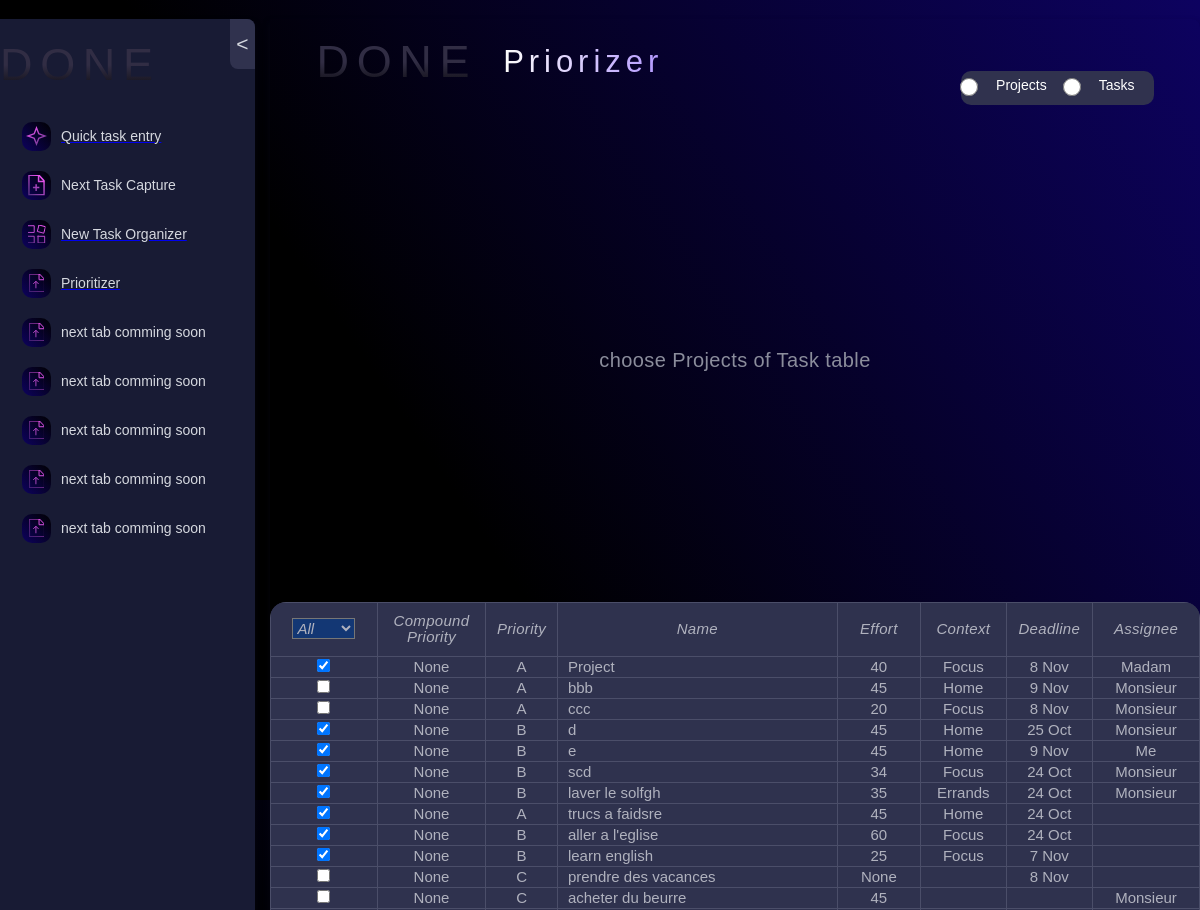
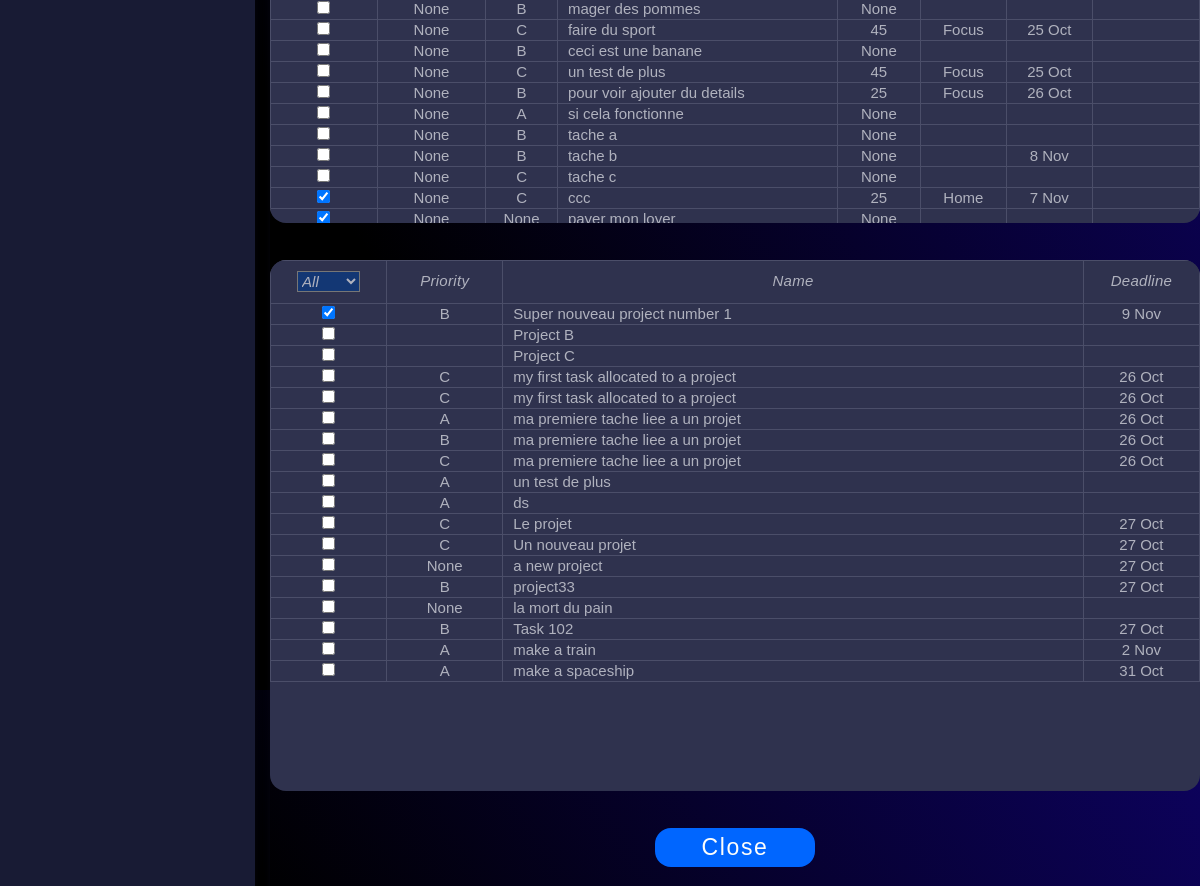
Page /prioritizer/ on the earlier database version (2 pictures, top to bottom).
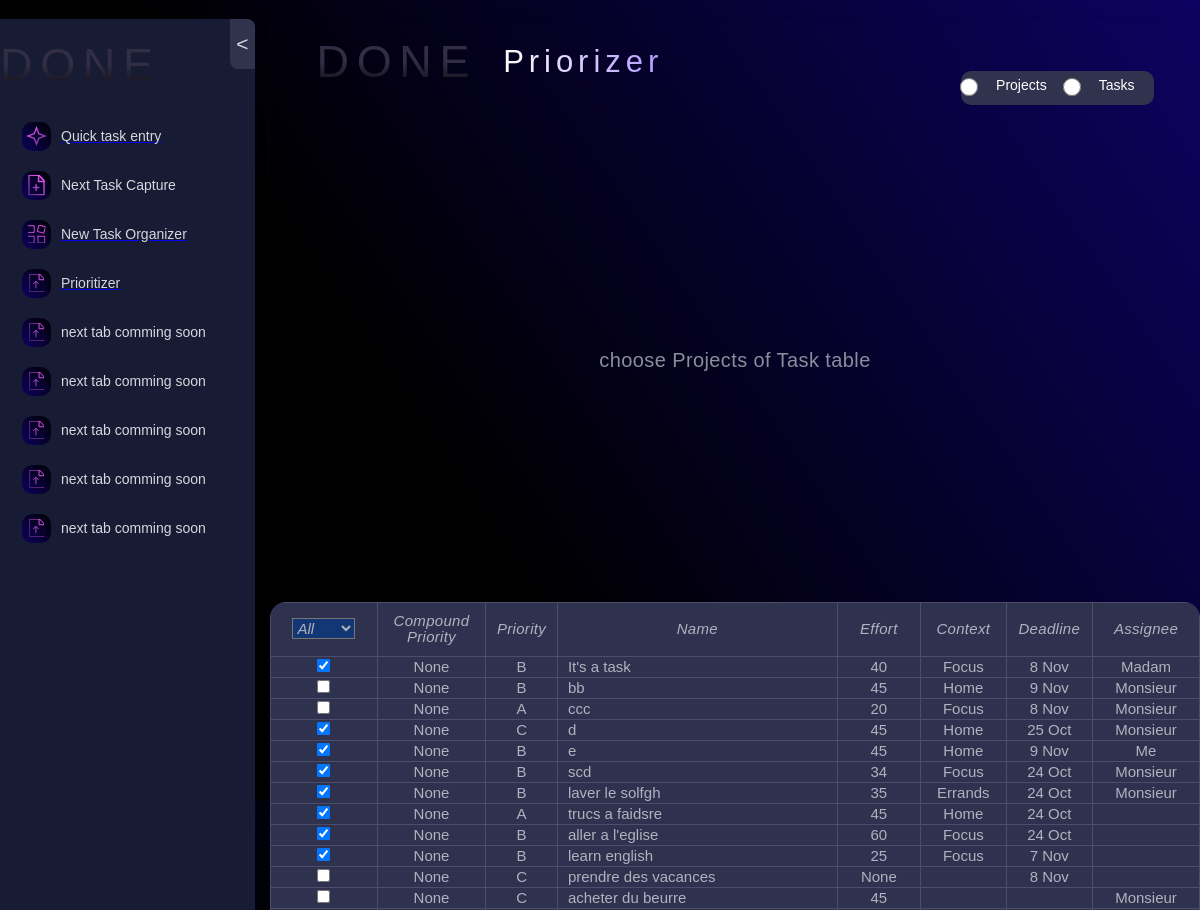
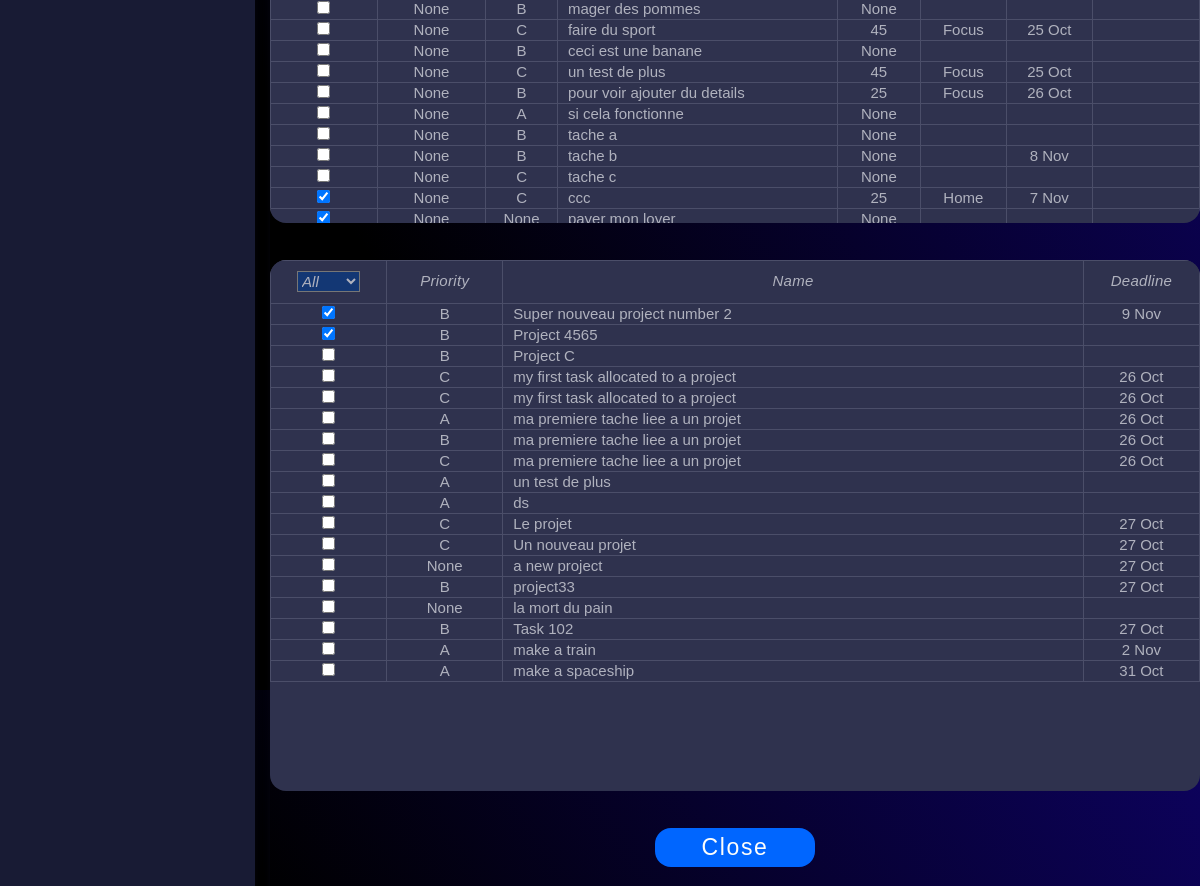
Same page on the later database version (2 pictures, top to bottom).
### tasks/models.py (models this page shows, shortened)
class Tasks(models.Model):
    PRIORITIES = [
        ("A", "A"),
        ("B", "B"),
        ("C", "C"),
        ("D", "D"),
    ]
    STATUSES = [
        ("Co", "Completed"),
        ("Cn", "Cancelled"),
        ("De", "Delegated"),
        ("Ip", "In Process"),
        ("Ns", "Not Started"),
        ("Wa", "Wait for"),
    ]
    priority = models.CharField(max_length=1, choices=PRIORITIES, null=True, blank=True)
    status = models.CharField(max_length=2, choices=STATUSES, default='Ns')
    complete = models.BooleanField(default=False)
    name = models.CharField(max_length=200)
    deadline = models.DateField(null=True, blank=True)
    context = models.ForeignKey(Context, on_delete=models.CASCADE,null=True, blank=True)
    effort = models.IntegerField(null=True, blank=True)
    assignee = models.ForeignKey(Assignee, on_delete=models.CASCADE, null=True, blank=True)
    parent = models.ForeignKey(Projects, on_delete=models.CASCADE, null=True, blank=True)
    new_task = models.BooleanField(default=True)
    compound_priority = models.IntegerField(null=True, blank=True)

class Context(models.Model):
    name = models.CharField(max_length=20)

class Assignee(models.Model):
    name = models.CharField(max_length=20)

class Projects(models.Model):
    PRIORITIES = [
        ("A", "A"),
        ("B", "B"),
        ("C", "C"),
        ("D", "D"),
    ]
    STATUSES = [
        ("Co", "Completed"),
        ("Cn", "Cancelled"),
        ("De", "Delegated"),
        ("Ip", "In Process"),
        ("Ns", "Not Started"),
        ("Wa", "Wait for"),
    ]
    project_priority = models.CharField(max_length=1, choices=PRIORITIES, null=True, blank=True)
    project_status = models.CharField(max_length=2, choices=STATUSES)
    project_complete = models.BooleanField(default=False)
    project_name = models.CharField(max_length=200)
    project_deadline = models.DateField(null=True, blank=True)

### tasks/views.py (the view)
# urls.py: path('prioritizer/', views.Prioritizer, name="prioritizer"),
def Prioritizer(request):
    all_tasks=Tasks.objects.all()
    all_projects=Projects.objects.all()
    context_options = Context.objects.values_list('name', flat=True)
    context_options_list = list(context_options)
    assignee_options = Assignee.objects.values_list('name', flat=True)
    assignee_options_list = list(assignee_options)
    return render(request,
                "tasks/prioritizer.html",
                {'tasks':all_tasks,
                'projects':all_projects,
                'context_options_list':context_options_list,
                'assignee_options_list':assignee_options_list})

### tasks/templates/tasks/prioritizer.html (shortened to what this page needs)
{% extends 'base.html' %}
{% load static %}
{% block data-wf %}data-wf-page="653fc2444491a35371971509" data-wf-site="652482ea837db348b1939c93"{% endblock data-wf %}
{% load widget_tweaks %}
{% block content %}
  <div class="main-section">
    <div class="form-block-header w-form">
      <form id="wf-form-selector" name="wf-form-selector" data-name="selector" method="post" class="form-2" data-wf-page-id="653fc2444491a35371971509" data-wf-element-id="89f1164f-914e-c1bf-ad36-09a1e20dd3f5">
        <div class="nto-header-div medium">
          <div class="nto-hrd-div centered">
            <div class="nto-hdr">
              <div class="done-logo-small">DONE</div>
              <div class="hdr-2">Priorizer</div>
            </div>
          </div>
          <div class="nto-inpt-slct-div horizontal single-line">
            <label data-w-id="89f1164f-914e-c1bf-ad36-09a1e20dd40a" class="project-radio radio-btn-field w-radio">
              <input type="radio" id="project-radio" name="input-type" value="project" data-name="input type" class="w-form-formradioinput radio-btn w-radio-input">
              <span class="menu-txt w-form-label" for="project-2">Projects</span>
            </label>
            <label data-w-id="89f1164f-914e-c1bf-ad36-09a1e20dd40e" class="task-radio radio-btn-field w-radio">
              <input type="radio" id="task-radio" name="input-type" value="not actionable" data-name="input type" class="w-form-formradioinput radio-btn w-radio-input">
              <span class="radio-button-label w-form-label" for="not-actionable">Tasks</span>
            </label>
          </div>
        </div>
      </form>
    </div>
    <div data-w-id="0ad156d8-e1d7-1bb0-dce7-4d0941c0a634" class="hint-block">
      <div class="project-name">choose Projects of Task table</div>
    </div>
    <div data-w-id="e5de06c0-062f-37c2-782f-937d60c8eb3a" class="tbl-frame">
      <table class="task-table_component">
        <thead class="task-table_head">
          <tr class="task-table_row">
            <th class="tbl-hdr" data-sort="completion" style="width: 110px;">
              <div class="filter-dropdown">
                <select class="filter-select" id="task-completion-filter">
                    <option value="">All</option>
                </select>
              </div>
            </th>
            <th class="tbl-hdr" data-sort="compound" style="width: 110px;">Compound <br>Priority</th>
            <th class="tbl-hdr" data-sort="priority" style="width: 72px;">Priority</th>
            <th class="tbl-hdr" data-sort="name" style="width: 272px;">Name</th>
            <th class="tbl-hdr" data-sort="effort" style="width: 87px;">Effort</th>
            <th class="tbl-hdr" data-sort="context" style="width: 87px;">Context</th>
            <th class="tbl-hdr" data-sort="deadline" style="width: 87px;">Deadline</th>
            <th class="tbl-hdr" data-sort="assignee" style="width: 110px;">Assignee</th>
          </tr>
        </thead>
          {% for task in tasks %}
          <tr class="rendered-row">
              <td class="tbl-cell centered" data-id="{{ task.id }}" data-type="complete">
                {% if task.complete %}
                  <input type="checkbox" class="input-data form-control completion-checkbox" checked>
                {% else %}
                  <input type="checkbox" class="input-data form-control completion-checkbox">
                {% endif %}
              </td>
              <td class="tbl-cell centered" data-id="{{ task.id }}" data-type="compound">{{ task.compound_priority }}</td>
              <td class="priority tbl-cell centered" id="task-priority" data-id="{{ task.id }}" data-type="priority">{{ task.priority }}</td>
              <td class="editable tbl-cell" data-id="{{ task.id }}" data-type="name">{{ task.name }}</td>
              <td class="editable tbl-cell centered" data-id="{{ task.id }}" data-type="effort">{{ task.effort }}</td>
              <td class="context tbl-cell centered" data-id="{{ task.id }}" data-type="context">{{ task.context.name }}</td>
              <td class="editable tbl-cell centered" data-id="{{ task.id }}" data-type="deadline">{{ task.deadline|date:"j M" }}</td>
              <td class="assignee tbl-cell centered" data-id="{{ task.id }}" data-type="assignee">{{ task.assignee.name }}</td>
          </tr>
          {% endfor %}
      </table>
    </div>
    <div data-w-id="702bb6ac-73de-582a-b6b8-eae4ff24e7c1" class="tbl-frame">
      <table class="project-table_component">
        <thead class="task-table_head">
          <tr class="task-table_row">
            <th class="tbl-hdr" data-sort="completion" style="width: 100px;">
              <div class="filter-dropdown">
                <select class="filter-select" id="project-completion-filter">
                  <option value="">All</option>
                </select>
              </div>
            </th>
            <th class="tbl-hdr " data-sort="priority" style="width: 100px;">Priority</th>
            <th class="tbl-hdr" data-sort="name" style="width: 500px;">Name</th>
            <th class="tbl-hdr" data-sort="deadline" style="width: 100px;">Deadline</th>
          </tr>
        </thead>
        <tbody class="task-table_body">
          {% for project in projects %}
          <tr class="rendered-row">
              <td class="tbl-cell centered" data-id="{{ project.id }}" data-type="complete">
                {% if project.project_complete %}
                  <input type="checkbox" class="input-data form-control completion-checkbox" checked>
                {% else %}
                  <input type="checkbox" class="input-data form-control completion-checkbox">
                {% endif %}
              </td>
              <td class="priority tbl-cell centered" data-id="{{ project.id }}" data-type="priority">{{ project.project_priority }}</td>
              <td class="editable tbl-cell" data-id="{{ project.id }}" data-type="name">{{ project.project_name }}</td>
              <td class="editable tbl-cell centered" data-id="{{ project.id }}" data-type="deadline">{{ project.project_deadline|date:"j M" }}</td>
          </tr>
          {% endfor %}
        </tbody>
      </table>
    </div>
    <div class="frame-427318914">
      <div class="frame-427318912">
        <div class="text-7">Close</div>
      </div>
    </div>
  </div>
  {% endblock content %}

### templates/base.html (shortened to what this page needs)
{% load static %}
{% load widget_tweaks %}
<!DOCTYPE html>
<html {% block data-wf %}{% endblock data-wf %}>
<head>
  <link rel="stylesheet" href="{% static 'tasks/normalize.css' %}" />
  <link rel="stylesheet" href="{% static 'tasks/webflow.css' %}" />
  <link rel="stylesheet" href="{% static 'tasks/done-the-app.webflow.css' %}" />
</head>
<body class="body">
  <div class="full-frame">
    <div class="side-menu-div">
      <div class="nav-hdr">
        <div class="text">DONE</div>
      </div>
      <div class="all-tabs">
        <div class="tab-div">
          <a href="{% url 'QuickTaskEntry' %}" class="tab-div-round">
            <div class="icon-bg">
              <img src="{% static 'tasks/Vectors-Wrapper.svg' %}" loading="lazy" width="21" height="20" alt="" class="new-tsk-icon">
            </div>
            <div class="side-nemu-txt-div">
              <div class="side-menu-text">Quick task entry</div>
            </div>
          </a>
        </div>
        <div class="tab-div">
          <div class="tab-div-round">
            <div class="icon-bg"><img src="{% static 'tasks/Vectors-Wrapper_1.svg' %}" loading="lazy" width="17.691770553588867" height="21" alt="" class="add-icon"></div>
            <div class="side-nemu-txt-div">
              <div class="side-menu-text">Next Task Capture</div>
            </div>
          </div>
        </div>
        <div class="tab-div">
          <a href="{% url 'NewTaskOrganizerWelcome' %}" class="tab-div-round">
            <div class="icon-bg"><img src="{% static 'tasks/Vectors-Wrapper_2.svg' %}" loading="lazy" width="18" height="18.000696182250977" alt="" class="nto-icon"></div>
            <div class="side-nemu-txt-div">
              <div class="side-menu-text">New Task Organizer</div>
            </div>
          </a>
        </div>
        <div class="tab-div">
          <a href="{% url 'prioritizer' %}" class="tab-div-round">
            <div class="icon-bg"><img src="{% static 'tasks/Vectors-Wrapper_3.svg' %}" loading="lazy" width="14.934459686279297" height="18" alt="" class="prio-icon"></div>
            <div class="side-nemu-txt-div">
              <div class="side-menu-text">Prioritizer</div>
            </div>
          </a>
        </div>
        <div class="tab-div">
          <div class="tab-div-round">
            <div class="icon-bg"><img src="{% static 'tasks/Vectors-Wrapper_3.svg' %}" loading="lazy" width="14.934459686279297" height="18" alt="" class="prio-icon"></div>
            <div class="side-nemu-txt-div">
              <div class="side-menu-text">next tab comming soon</div>
            </div>
          </div>
        </div>
        <div class="tab-div">
          <div class="tab-div-round">
            <div class="icon-bg"><img src="{% static 'tasks/Vectors-Wrapper_3.svg' %}" loading="lazy" width="14.934459686279297" height="18" alt="" class="prio-icon"></div>
            <div class="side-nemu-txt-div">
              <div class="side-menu-text">next tab comming soon</div>
            </div>
          </div>
        </div>
        <div class="tab-div">
          <div class="tab-div-round">
            <div class="icon-bg"><img src="{% static 'tasks/Vectors-Wrapper_3.svg' %}" loading="lazy" width="14.934459686279297" height="18" alt="" class="prio-icon"></div>
            <div class="side-nemu-txt-div">
              <div class="side-menu-text">next tab comming soon</div>
            </div>
          </div>
        </div>
        <div class="tab-div">
          <div class="tab-div-round">
            <div class="icon-bg"><img src="{% static 'tasks/Vectors-Wrapper_3.svg' %}" loading="lazy" width="14.934459686279297" height="18" alt="" class="prio-icon"></div>
            <div class="side-nemu-txt-div">
              <div class="side-menu-text">next tab comming soon</div>
            </div>
          </div>
        </div>
        <div class="tab-div">
          <div class="tab-div-round">
            <div class="icon-bg"><img src="{% static 'tasks/Vectors-Wrapper_3.svg' %}" loading="lazy" width="14.934459686279297" height="18" alt="" class="prio-icon"></div>
            <div class="side-nemu-txt-div">
              <div class="side-menu-text">next tab comming soon</div>
            </div>
          </div>
        </div>
      </div>
      <footer class="slider-btn">
        <div class="slider-icon">&lt;</div>
      </footer>
    </div>
  <div class="content-div-5">
    {% block content %}
    {% endblock content %}
  </div>
  </div>
  </body>
</html>

### tasks/static/tasks/webflow.css (style rules this page uses)
* { -webkit-box-sizing: border-box; -moz-box-sizing: border-box; box-sizing: border-box; }
html { height: 100%; }
body { margin: 0; min-height: 100%; background-color: #fff; font-family: Arial, sans-serif; font-size: 14px; line-height: 20px; color: #333; }
img { max-width: 100%; vertical-align: middle; display: inline-block; }
.w-form { margin: 0 0 15px; }
label { display: block; margin-bottom: 5px; font-weight: bold; }
.w-form-label { display: inline-block; cursor: pointer; font-weight: normal; margin-bottom: 0px; }
.w-radio { display: block; margin-bottom: 5px; padding-left: 20px; }
.w-radio:before, .w-radio:after { content: " "; display: table; grid-column-start: 1; grid-row-start: 1; grid-column-end: 2; grid-row-end: 2; }
.w-radio:after { clear: both; }
.w-radio-input { margin: 4px 0 0; line-height: normal; float: left; margin-left: -20px; }
.w-radio-input { margin-top: 3px; }

Differences in the rows shown:
changed Tasks "Madam": priority "A" → "B"; name "Project" → "It's a task"
changed Tasks (number 2 of 23 on the later page): priority "A" → "B"; name "bbb" → "bb"
changed Tasks (number 4 of 23 on the later page): priority "B" → "C"
changed Projects "9 Nov": project_name "Super nouveau project number 1" → "Super nouveau project number 2"
changed Projects: project_priority (not shown) → "B"; project_name "Project B" → "Project 4565"; value "☐" → "☑"
changed Projects "Project C": project_priority (not shown) → "B"
